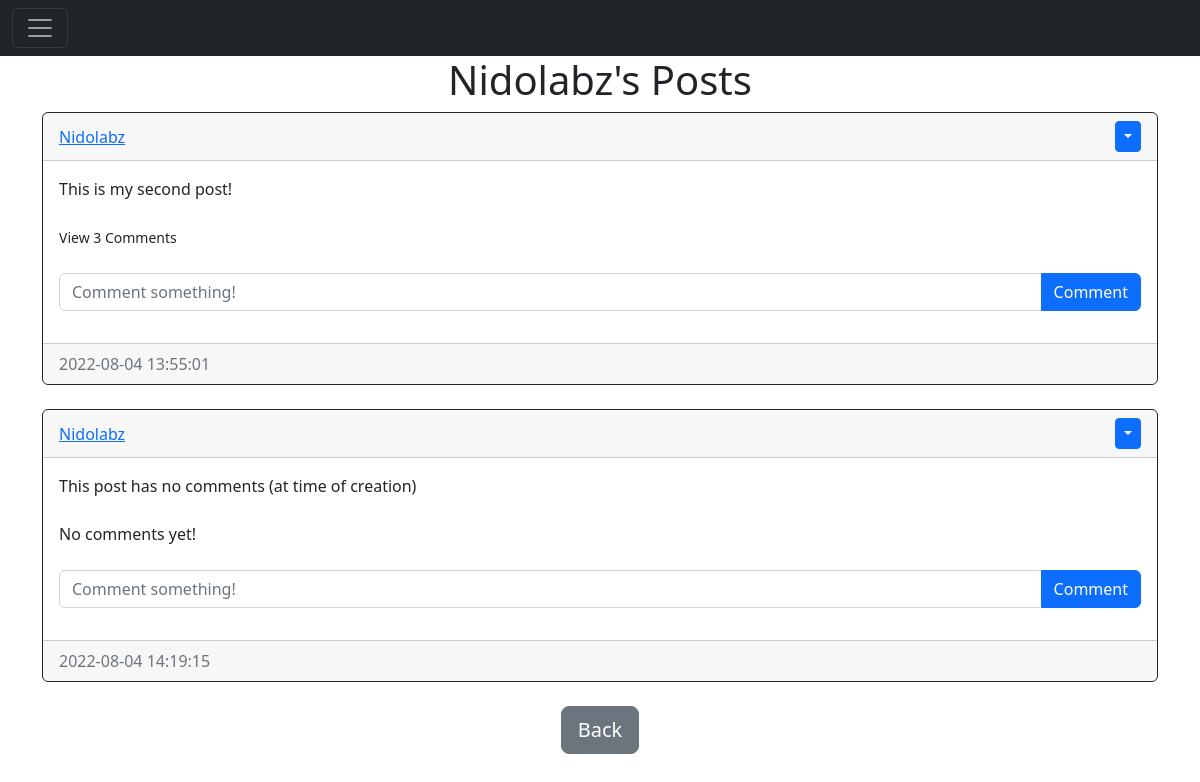
The app's page /posts/Nidolabz (signed in), older data.
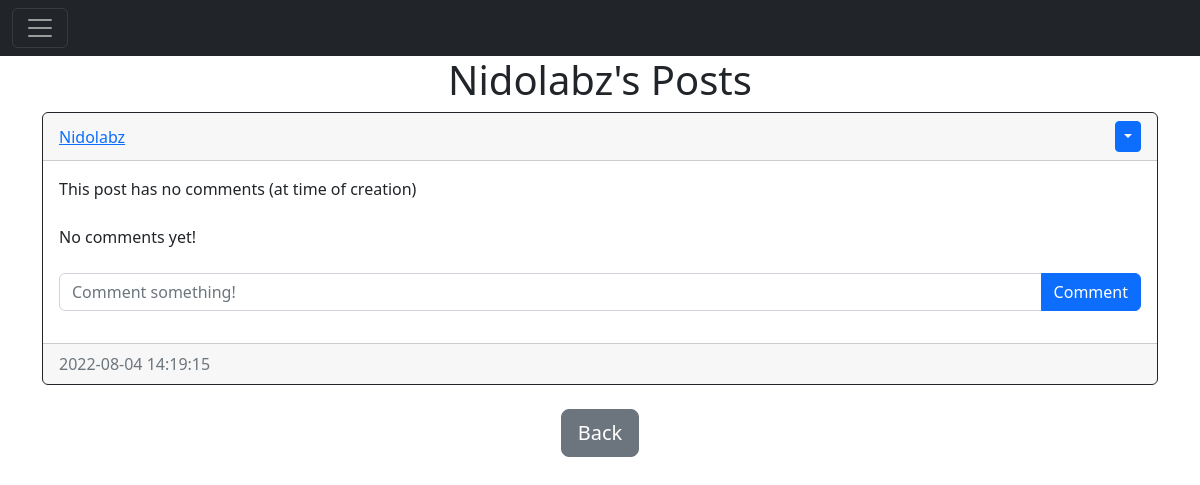
The same page, newer data.
### website/models.py (models this page shows)
class User(db.Model, UserMixin):
    id = db.Column(db.Integer, primary_key=True)
    email = db.Column(db.String(150), unique=True)
    username = db.Column(db.String(150), unique=True)
    password = db.Column(db.String(150))
    date_created = db.Column(db.DateTime(timezone=True), default=func.now())
    posts = db.relationship('Post', backref='user', passive_deletes=True) # Stores posts made by this user, which can be backreferenced through post.user
    comments = db.relationship('Comment', backref='user', passive_deletes=True)

class Post(db.Model): # Post model
    id = db.Column(db.Integer, primary_key=True) # ID of the post
    text = db.Column(db.Text, nullable=False) # Text of the post, cannot be null
    date_created = db.Column(db.DateTime(timezone=True), default=func.now()) # Date post was made
    author = db.Column(db.Integer, db.ForeignKey('user.id', ondelete="Cascade"), nullable=False) # User who made post, is foreign key
    comments = db.relationship('Comment', backref='post', passive_deletes=True)

### website/views.py (the view)
@views.route("/posts/<username>")
@login_required
def posts(username):
    user = User.query.filter_by(username=username).first()
    if not user:
        flash('No user with that username', category='error')
        return redirect(url_for('views.home'))
    posts = user.posts
    return render_template("posts.html", user=current_user, posts=posts, username=username)

### website/__init__.py (called while the page is built)
def create_app():
    app = Flask(__name__)
    app.config['SECRET_KEY'] = "helloworld"
    app.config['SQLALCHEMY_DATABASE_URI'] = f'sqlite:///{DB_NAME}'
    db.init_app(app)
    from .views import views
    from .auth import auth
    app.register_blueprint(views, url_prefix="/")
    app.register_blueprint(auth, url_prefix="/")
    from .models import User, Post, Comment
    create_database(app)
    login_manager = LoginManager()
    login_manager.login_view = "auth.login"
    login_manager.init_app(app)
    @login_manager.user_loader
    def load_user(id):
        return User.query.get(int(id))
    @app.route("/")
    def home():
        return "<h1>Hello<h1>"
    @app.route("/profile")
    def profile():
        return "<h1>Profile<h1>"
    return app

### website/templates/posts.html (shortened to what this page needs)
{% extends "post_div.html" %}
{% block header %}
    {{username}}'s Posts
{% endblock %}
{% block footer %}
    <div align="center">
        <a href="/home">
            <button type="button" class="btn btn-lg btn-secondary"> Back </button>
        </a>
    </div>
{% endblock %}

### website/templates/post_div.html (shortened to what this page needs)
{% extends "base.html" %}
{% block content %}
    <h1 align="center">
        {% block header %}{% endblock %}
    </h1>
    <div id="posts">
        {% for post in posts %}
            <div class="card border-dark">
                <div class="card-header d-flex justify-content-between align-items-center">
                    <a href="/posts/{{post.user.username}}">
                        {{post.user.username}}
                    </a>
                    {% if user.id == post.author %}
                    <div class="btn-group">
                        <button type="button" class="btn btn-sm btn-primary dropdown-toggle" data-bs-toggle="dropdown"></button>
                    </div>
                    {% endif %}
                </div>
                <div class="card-body">
                    <div class="card-text">
                        {{post.text}}
                    </div>
                    <br />
                    <div class="card-text>"
                        {% if post.comments|length > 0 %}
                            <a data-bs-toggle="collapse" href="#comments-{{post.id}}" role="button">
                                <small>
                                    View {{post.comments|length}} Comments
                                </small>
                        {% else %}
                            <small class="text-muted">
                                No comments yet!
                        {% endif %}
                    </div>
                    <br />
                    <form class="input-group mb-3" method='POST' action="/create-comment/{{post.id}}">
                        <input type="text" id="text" name="text" class="form-control" placeholder="Comment something!" />
                        <button type="submit" class="btn btn-primary">
                            Comment
                        </button>
                    </form>
                </div>
                <div class="card-footer text-muted">
                    {{post.date_created}}
                </div>
            </div>
            <br />
        {% endfor %}
    </div>
    {% block footer %}{% endblock %}
{% endblock %}

### website/templates/base.html (shortened to what this page needs)
<!DOCTYPE html>
<html lang="en">
<head>
    <link href="https://cdn.jsdelivr.net/npm/bootstrap@5.2.0/dist/css/bootstrap.min.css" rel="stylesheet">
</head>
<body>
    <nav class="navbar navbar-dark bg-dark">
        <div class="container-fluid">
            <button class="navbar-toggler" type="button" data-bs-toggle="collapse" data-bs-target="#navbarSupportedContent" aria-controls="navbarSupportedContent" aria-expanded="false" aria-label="Toggle navigation">
                <span class="navbar-toggler-icon"></span>
            </button>
        </div>
    </nav>
    <div class="container">{% block content %}{% endblock %}</div>
</body>
</html>

Row changes from the older to the newer data that the page shows:
removed Post: user.username "Nidolabz", text "This is my second post!", comments|length "3", date_created "2022-08-04 13:55:01"
